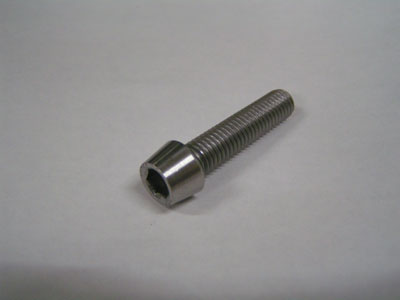
#> input picture adaptive-treshold/images/ground_truth/01.jpg, 400 x 300 px; its folder holds only this picture in this run
$ python ground-truth.py
#> lines starting #> are read from the running program, lines starting #| are printed output that depends on the picture; after the words box and inside, x2 and y2 are one past the last pixel; in counts of white or black regions, pixels touching at a corner belong together
###############################################################################
# Aplicando Threshold adaptativo em imagens de parafusos e encontrado as      #
# métricas de avaliação, a partir das taxas de erros e acertos .              #
# Disciplina: TEC434 - Computação Visual                                      #
# Professor: Cláudio Eduardo Goes                                             #
# Dupla: Allan Capistrano e João Erick Barbosa                                #
###############################################################################

from pathlib import Path
from cv2 import imread, adaptiveThreshold, namedWindow, imshow, waitKey, destroyAllWindows, ADAPTIVE_THRESH_MEAN_C, THRESH_BINARY, drawContours, RETR_CCOMP, CHAIN_APPROX_SIMPLE, findContours, bitwise_and, countNonZero
from numpy import concatenate, zeros, uint8

def fillHoles(src):
    contours,hierarchy = findContours(src, RETR_CCOMP, CHAIN_APPROX_SIMPLE)
    dst = zeros(src.shape, uint8)
    color = 255
    for i in range(len(contours)):
        drawContours(dst, contours,i, color, -1, 8, hierarchy, 0)
    return dst

if __name__ == '__main__':
    BLOCK_SIZE = 7

    for index in range(0, 7):
        path_images = Path(f'images/ground_truth/0{index + 1}.jpg')
        path_images_gt = Path(f'images/ground_truth/gt0{index + 1}.png')

        images = imread(str(path_images), 0)
#> images: shape (300, 400); min 11, max 253, mean 145.8
        ground_truth = imread(str(path_images_gt), 0)

        images_th = adaptiveThreshold(
            images, 255, ADAPTIVE_THRESH_MEAN_C, THRESH_BINARY, BLOCK_SIZE, -3
        )
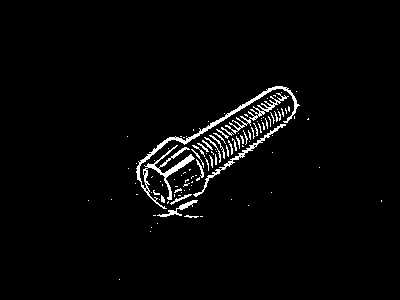
#> images_th: shape (300, 400); 2.7% white in thin lines or dots, all inside (x1, y1, x2, y2) = (88, 86, 382, 280)

#> (the run stopped early here; a loop or call above may not have finished)
